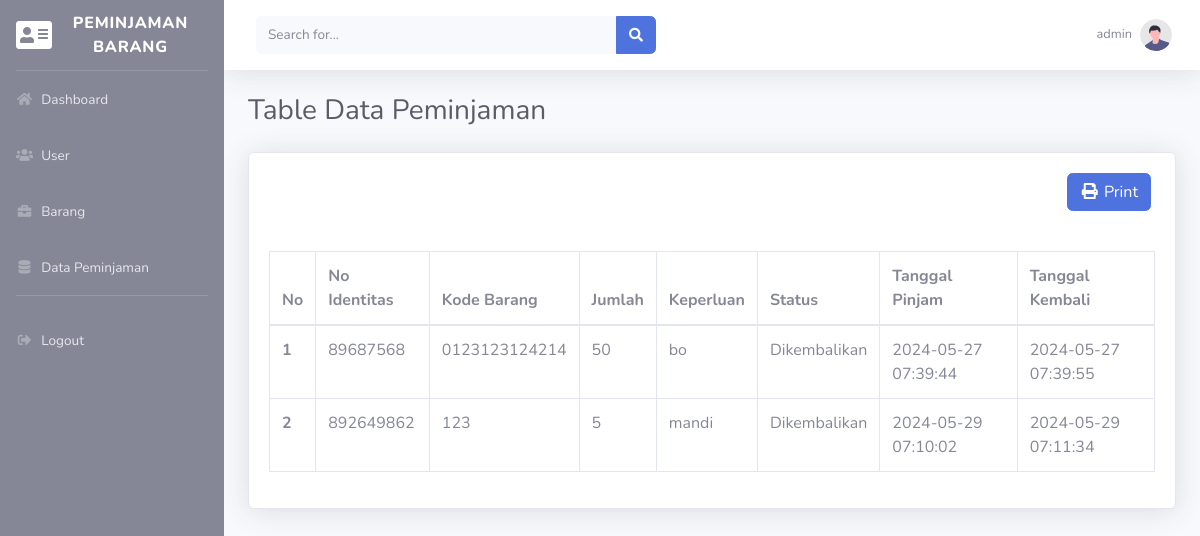
The app's page /datapeminjaman.php (signed in) with its own data.
### tables this page shows
CREATE TABLE `peminjaman` (
  `id` int(11) NOT NULL,
  `tgl_pinjam` datetime DEFAULT current_timestamp(),
  `tgl_kembali` datetime DEFAULT NULL,
  `no_identitas` varchar(255) DEFAULT NULL,
  `kode_barang` varchar(255) DEFAULT NULL,
  `jumlah` int(11) DEFAULT NULL,
  `keperluan` varchar(255) DEFAULT NULL,
  `status` varchar(255) DEFAULT NULL,
  `id_login` int(11) DEFAULT NULL
);

### database.php (called while the page is built, shortened)
<?php
    $db_host = "localhost";
    $db_user = "root";
    $db_pass = "";
    $db_name = "njaki";
    $connect = mysqli_connect($db_host, $db_user, $db_pass, $db_name) or die("Gagal terhubung dengan Database: " . mysqli_connect_error());
    function showdataPeminjaman()
    {
        global $connect;
        $hasil=mysqli_query($connect,"SELECT * FROM peminjaman");
        $rows=[];
        while($row = mysqli_fetch_assoc($hasil))
        {
            $rows[] = $row;
        }
        return $rows;
    }
?>

### datapeminjaman.php (the view, shortened to what this page needs)
<?php
    require_once('database.php');
    $data=showdataPeminjaman();
    $nomor=0;
?>
<!DOCTYPE html>
<html lang="en">
<head>
    <link href="resource/vendor/fontawesome-free/css/all.min.css" rel="stylesheet" type="text/css">
    <link href="resource/css/sb-admin-2.min.css" rel="stylesheet">
</head>
<body id="page-top">
    <div id="wrapper">
        <?php
            if($_SESSION['status']!="login"){
                header("location:login.php?msg=belum_login");
            } else{
                include("sidebar.php");
            }
        ?>
        <div id="content-wrapper" class="d-flex flex-column">
            <div id="content">
                <nav class="navbar navbar-expand navbar-light bg-white topbar mb-4 static-top shadow">
                <form class="d-none d-sm-inline-block form-inline mr-auto ml-md-3 my-2 my-md-0 mw-100 navbar-search">
            <div class="input-group">
              <input type="text" class="form-control bg-light border-0 small" placeholder="Search for..." aria-label="Search" aria-describedby="basic-addon2" />
              <div class="input-group-append">
                <button class="btn btn-primary" type="button">
                  <i class="fas fa-search fa-sm"></i>
                </button>
              </div>
            </div>
          </form>
          <ul class="navbar-nav ml-auto">
            <li class="nav-item dropdown no-arrow">
              <a class="nav-link dropdown-toggle" href="#" id="userDropdown" role="button" data-toggle="dropdown" aria-haspopup="true" aria-expanded="false">
                <span class="mr-2 d-none d-lg-inline text-gray-600 small"><?php echo $_SESSION['username']; ?></span>
                <img class="img-profile rounded-circle" src="resource/img/undraw_profile.svg" />
              </a>
            </li>
          </ul>
                </nav>
                <div class="container-fluid">
<h1 class="h3 mb-4 text-gray-800">Table Data Peminjaman</h1>
<div class="card shadow mb-4">
<div class="card-body">
        <div class="row justify-content-end pr-3">
        <button onclick="printData()" class="btn btn-primary">
            <i class="fas fa-fw fa-print"></i> Print
        </button>
        </div>
    </div>
    <div class="card-body">
        <div class="table-responsive">
            <table class="table table-bordered" id="dataTable" width="100%" cellspacing="0">
                <thead>
                    <tr>
                        <th>No</th>
                        <th>No Identitas</th>
                        <th>Kode Barang</th>
                        <th>Jumlah</th>
                        <th>Keperluan</th>
                        <th>Status</th>
                        <th>Tanggal Pinjam</th>
                        <th>Tanggal Kembali</th>
                    </tr>
                </thead>
                <tbody>
                    <?php foreach($data as $peminjaman) : ?>
                    <?php $nomor++; ?>
                    <tr>
                        <th scope="row"><?php echo "$nomor"; ?></th>
                        <td><?php echo "$peminjaman[no_identitas]";?></td>
                        <td><?php echo "$peminjaman[kode_barang]";?></td>
                        <td><?php echo "$peminjaman[jumlah]";?></td>
                        <td><?php echo "$peminjaman[keperluan]";?></td>
                        <td><?php echo "$peminjaman[status]";?></td>
                        <td><?php echo "$peminjaman[tgl_pinjam]";?></td>
                        <td><?php echo "$peminjaman[tgl_kembali]";?></td>
                    </tr>
                    <?php endforeach; ?>
                </tbody>
            </table>
        </div>
    </div>
</div>
</div>
        </div>
    </div>
</body>
</html>

### records on screen
peminjaman: no_identitas "89687568", kode_barang "0123123124214", jumlah "50", keperluan "bo", status "Dikembalikan", tgl_pinjam "2024-05-27 07:39:44", tgl_kembali "2024-05-27 07:39:55"
peminjaman: no_identitas "892649862", kode_barang "123", jumlah "5", keperluan "mandi", status "Dikembalikan", tgl_pinjam "2024-05-29 07:10:02", tgl_kembali "2024-05-29 07:11:34"

### other values on screen
$_SESSION['username'] "admin"
